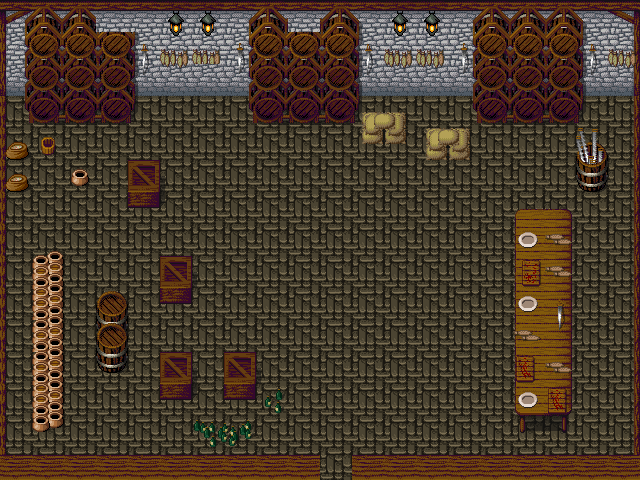

This game map was drawn from its Tiled (.tmx) file and the tilesets committed beside it. A one-line description and the trimmed map source follow:
An orthogonal 20x15 tile map with 32x32 px tiles, 5 tile layers (base, base, base, base, ...) and 23 objects.

<map version="1.0" orientation="orthogonal" width="20" height="15" tilewidth="32" tileheight="32">
 <tileset firstgid="1" name="tileset" tilewidth="32" tileheight="32">
  <image source="../tileset.png" />
 </tileset>
 <layer name="base" width="20" height="15">
  <data>[300 cells, 300 non-empty, 1 distinct tile ids]</data>
 </layer>
 <layer name="base" width="20" height="15">
  <data>[300 cells, 85 non-empty, 12 distinct tile ids]</data>
 </layer>
 <layer name="base" width="20" height="15">
  <data>[300 cells, 134 non-empty, 52 distinct tile ids]</data>
 </layer>
 <layer name="base" width="20" height="15">
  <data>[300 cells, 12 non-empty, 6 distinct tile ids]</data>
 </layer>
 <layer name="top" width="20" height="15">
  <data>[300 cells, 23 non-empty, 10 distinct tile ids]</data>
 </layer>
 <objectgroup name="collision" width="20" height="15">
  <object name="" x="0" y="0" width="640" height="96" />
  <object name="" x="352" y="96" width="64" height="32" />
  <object name="" x="416" y="128" width="64" height="32" />
  <object name="" x="576" y="160" width="32" height="32" />
  <object name="" x="512" y="224" width="64" height="192" />
  <object name="" x="160" y="256" width="32" height="32" />
  <object name="" x="160" y="352" width="32" height="32" />
  <object name="" x="224" y="352" width="32" height="32" />
  <object name="" x="192" y="416" width="64" height="32" />
  <object name="" x="256" y="384" width="32" height="32" />
  <object name="" x="32" y="256" width="32" height="160" />
  <object name="" x="0" y="128" width="32" height="64" />
  <object name="" x="32" y="128" width="32" height="32" />
  <object name="" x="64" y="160" width="32" height="32" />
  <object name="" x="128" y="160" width="32" height="32" />
  <object name="" x="96" y="288" width="32" height="64" />
  <object name="" x="352" y="448" width="288" height="32" />
  <object name="" x="0" y="448" width="320" height="32" />
  <object name="" x="0" y="448" width="320" height="32" />
  <object name="" x="352" y="448" width="288" height="32" />
  <object name="" x="32" y="96" width="96" height="32" />
  <object name="" x="256" y="96" width="96" height="32" />
  <object name="" x="480" y="96" width="96" height="32" />
 </objectgroup>
</map>
